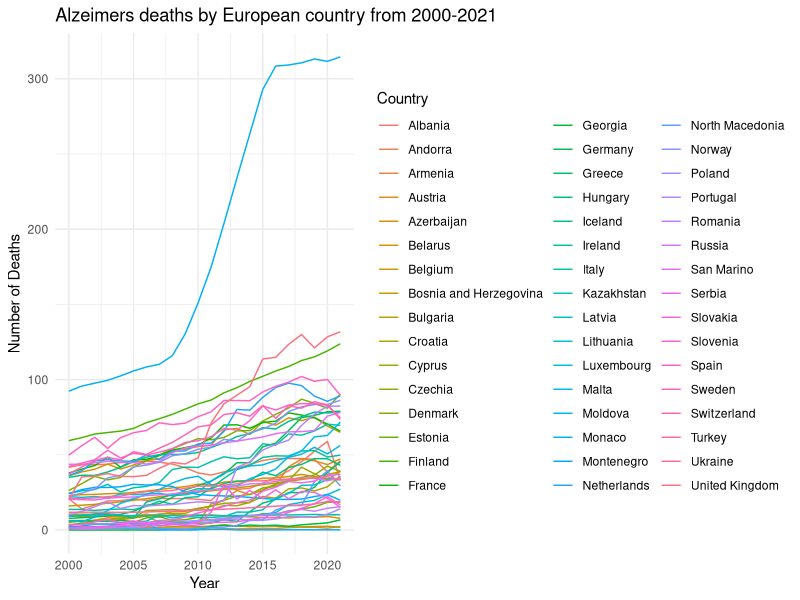
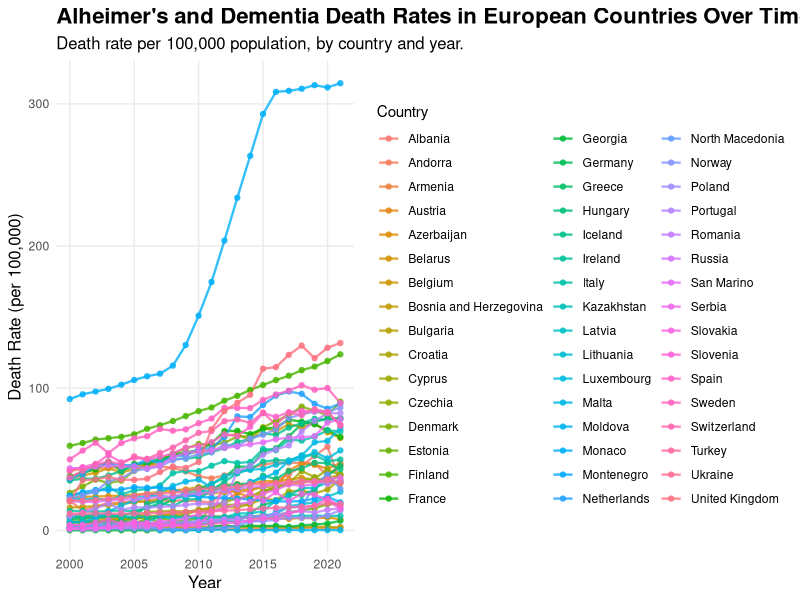
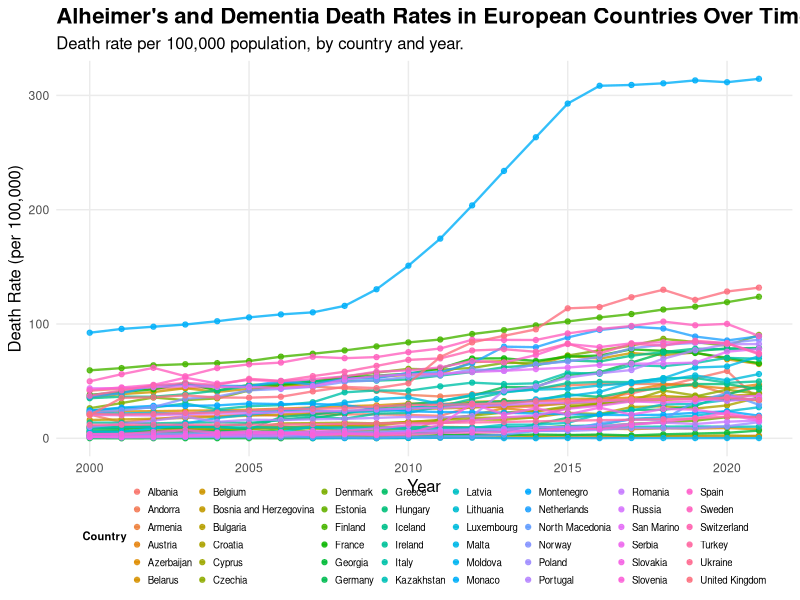

The R script that drew these images, in order:
## ---- chunk 1
#| include: FALSE
library(here)
library(tidyverse)
library(dplyr)
library(ggplot2)
## ---- chunk 2
#| results: 'hide'
#| message: FALSE
#Loading raw data into R
read_csv(here("death-rate-from-alzheimers-other-dementias-ghe.csv"))

#Reading dataset into a dataframe
df<-read.csv("death-rate-from-alzheimers-other-dementias-ghe.csv")

## ---- chunk 3
#| include: FALSE
head(df,10)

## ---- chunk 4
#1. Define a vector of European countries to give me something to reduce my raw data based upon 

european_countries<- c(
  "Albania", "Andorra", "Armenia", "Austria", "Azerbaijan", 
  "Belarus", "Belgium", "Bosnia and Herzegovina", "Bulgaria", 
  "Croatia", "Cyprus", "Czechia", "Denmark", "Estonia", "Finland",
  "France", "Georgia", "Germany", "Greece", "Hungary", "Iceland", 
  "Ireland", "Italy", "Kazakhstan", "Latvia", "Lithuania", "Luxembourg", "Malta", "Moldova", "Monaco", "Montenegro", "Netherlands", "North Macedonia", "Norway", "Poland", "Portugal", "Romania", "Russia", "San Marino", "Serbia", "Slovakia", "Slovenia", "Spain", "Sweden", "Switzerland", "Turkey", "Ukraine",
  "United Kingdom" 
)


#2. Filter the data frame 
#Use the command filter to keep all rows where the value in the "Entity" column is also present in the 'european_countries' vector that was created

europe_alzheimers_df<-df %>%
  filter(Entity %in% european_countries)


#3. Displaying first few rows of the new data frame 

print(head(europe_alzheimers_df))


#4. Counting the number of rows in the original date frame and the new data frame to check that the intended rows were removed 

print(paste("Original rows:", nrow(df)))
print(paste("European rows:", nrow(europe_alzheimers_df)))


#5. Saving the new data set with just European countries in it 
write.csv(europe_alzheimers_df, "european_alzeimers_deaths.csv", row.names = FALSE)


#6 Viewing the new clean data set 
view(europe_alzheimers_df)

#7 Renaming columns 
europe_alzheimers_deaths<- europe_alzheimers_df %>%
  rename(Country = Entity,
         DeathRate = Death.rate.from.alzheimer.disease.and.other.dementias.among.both.sexes)

#8 Viewing final clean data set 
view(europe_alzheimers_deaths)

## ---- chunk 5
#Creating simple line graph 
ggplot(europe_alzheimers_deaths, aes(x = Year, y = DeathRate, colour = Country, group = Country)) + 
  #Adding x and y axis and grouping data points by country
 
   geom_line() + #adding the line
 
   labs (title = "Alzeimers deaths by European country from 2000-2021",
  x = "Year",
  y = "Number of Deaths",
  colour = "Country") +
  #adding title and labels for axis and assigning a different colour for each country 
 
   theme_minimal()
## ---- chunk 6
alzheimer_plot<- ggplot(
  data = europe_alzheimers_deaths,
  aes(
    x = Year,
    y = DeathRate,
    group = Country,
    colour = Country 
  )
) +
  geom_line(
    linewidth = 0.8,
    alpha = 0.8 
  ) +
  geom_point(
    size = 1.5,
    alpha = 0.8
  ) +
  labs(
    title = "Alheimer's and Dementia Death Rates in European Countries Over Time",
    subtitle = "Death rate per 100,000 population, by country and year.",
    x = "Year",
    y = "Death Rate (per 100,000)",
    colour = "Country"
  ) +
  theme_minimal() +
  theme(
    plot.title = element_text(size = 16, face = "bold"),
    plot.subtitle = element_text(size = 12),
    axis.title = element_text(size = 12),
    legend.position = "right",
    panel.grid.minor = element_blank()
  ) 


print(alzheimer_plot)
## ---- chunk 7
alzheimer_plot<- ggplot(
  data = europe_alzheimers_deaths,
  aes(
    x = Year,
    y = DeathRate,
    group = Country,
    colour = Country 
  )
) +
  geom_line(
    linewidth = 0.8,
    alpha = 0.8 
  ) +
  geom_point(
    size = 1.5,
    alpha = 0.8
  ) +
  labs(
    title = "Alheimer's and Dementia Death Rates in European Countries Over Time",
    subtitle = "Death rate per 100,000 population, by country and year.",
    x = "Year",
    y = "Death Rate (per 100,000)",
    colour = "Country"
  ) +
  theme_minimal() +
  theme(
    legend.position = "bottom",
    legend.direction = "horizontal",
    legend.text = element_text(size = 7),
    legend.title = element_text(size = 8, face = "bold"),
    legend.key.size = unit(0.3, "lines"),
    legend.box.margin = margin(t = -15, r = 0, b = 0, l = 0),
    legend.box.spacing = unit(0.1, "cm"),
    plot.title = element_text(size = 16, face = "bold"),
    plot.subtitle = element_text(size = 12),
    axis.title = element_text(size = 12),
    panel.grid.minor = element_blank()
  ) +
  guides(colour = guide_legend(ncol = 8))

print(alzheimer_plot)
